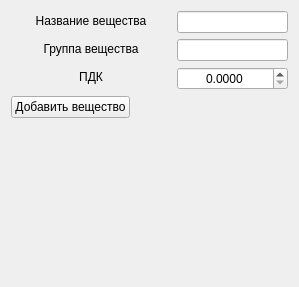
<?xml version="1.0" encoding="UTF-8"?>
<ui version="4.0">
 <class>DatabaseNote</class>
 <widget class="QWidget" name="DatabaseNote">
  <property name="geometry">
   <rect>
    <x>0</x>
    <y>0</y>
    <width>299</width>
    <height>287</height>
   </rect>
  </property>
  <property name="windowTitle">
   <string>Form</string>
  </property>
  <layout class="QFormLayout" name="formLayout">
   <item row="3" column="0">
    <widget class="QPushButton" name="add_to_table_button">
     <property name="text">
      <string>Добавить вещество</string>
     </property>
    </widget>
   </item>
   <item row="0" column="0">
    <widget class="QLabel" name="matter_name_label">
     <property name="sizePolicy">
      <sizepolicy hsizetype="Fixed" vsizetype="Fixed">
       <horstretch>0</horstretch>
       <verstretch>0</verstretch>
      </sizepolicy>
     </property>
     <property name="minimumSize">
      <size>
       <width>160</width>
       <height>20</height>
      </size>
     </property>
     <property name="maximumSize">
      <size>
       <width>160</width>
       <height>20</height>
      </size>
     </property>
     <property name="baseSize">
      <size>
       <width>160</width>
       <height>40</height>
      </size>
     </property>
     <property name="text">
      <string>Название вещества</string>
     </property>
     <property name="alignment">
      <set>Qt::AlignCenter</set>
     </property>
    </widget>
   </item>
   <item row="1" column="0">
    <widget class="QLabel" name="group_name_label">
     <property name="sizePolicy">
      <sizepolicy hsizetype="Fixed" vsizetype="Fixed">
       <horstretch>0</horstretch>
       <verstretch>0</verstretch>
      </sizepolicy>
     </property>
     <property name="minimumSize">
      <size>
       <width>160</width>
       <height>20</height>
      </size>
     </property>
     <property name="maximumSize">
      <size>
       <width>160</width>
       <height>20</height>
      </size>
     </property>
     <property name="baseSize">
      <size>
       <width>160</width>
       <height>40</height>
      </size>
     </property>
     <property name="text">
      <string>Группа вещества</string>
     </property>
     <property name="alignment">
      <set>Qt::AlignCenter</set>
     </property>
    </widget>
   </item>
   <item row="2" column="0">
    <widget class="QLabel" name="mpc_label">
     <property name="sizePolicy">
      <sizepolicy hsizetype="Fixed" vsizetype="Fixed">
       <horstretch>0</horstretch>
       <verstretch>0</verstretch>
      </sizepolicy>
     </property>
     <property name="minimumSize">
      <size>
       <width>160</width>
       <height>20</height>
      </size>
     </property>
     <property name="maximumSize">
      <size>
       <width>160</width>
       <height>20</height>
      </size>
     </property>
     <property name="baseSize">
      <size>
       <width>160</width>
       <height>40</height>
      </size>
     </property>
     <property name="text">
      <string>ПДК</string>
     </property>
     <property name="alignment">
      <set>Qt::AlignCenter</set>
     </property>
    </widget>
   </item>
   <item row="0" column="1">
    <widget class="QLineEdit" name="matter_name_line_edit">
     <property name="alignment">
      <set>Qt::AlignCenter</set>
     </property>
    </widget>
   </item>
   <item row="1" column="1">
    <widget class="QLineEdit" name="matter_group_line_edit">
     <property name="alignment">
      <set>Qt::AlignCenter</set>
     </property>
    </widget>
   </item>
   <item row="2" column="1">
    <widget class="QDoubleSpinBox" name="mpc_double_spin_box">
     <property name="alignment">
      <set>Qt::AlignCenter</set>
     </property>
     <property name="decimals">
      <number>4</number>
     </property>
     <property name="maximum">
      <double>9999999.000000000000000</double>
     </property>
    </widget>
   </item>
  </layout>
 </widget>
 <resources/>
 <connections/>
</ui>
